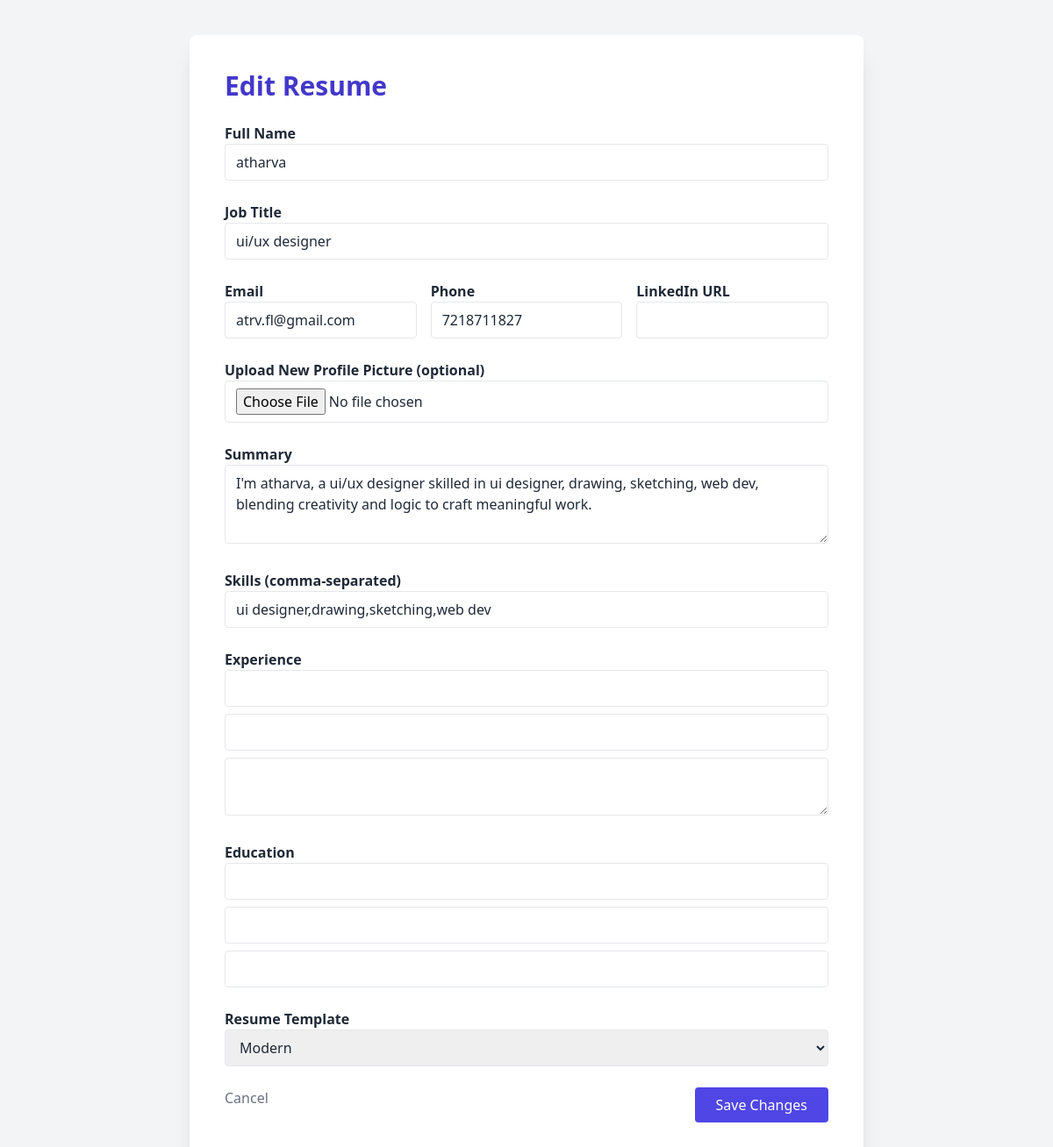
/resume/1/edit (signed in), run on the app's committed database.
### models.py (models this page shows)
class Resume(db.Model):
    id = db.Column(db.Integer, primary_key=True)
    user_id = db.Column(db.Integer, db.ForeignKey("user.id"), nullable=False)
    name = db.Column(db.String(100))
    profession = db.Column(db.String(100))
    email = db.Column(db.String(120))
    phone = db.Column(db.String(20))
    linkedin = db.Column(db.String(150))
    bio = db.Column(db.Text)
    skills = db.Column(db.Text)
    job_title = db.Column(db.String(100))
    company = db.Column(db.String(100))
    job_desc = db.Column(db.Text)
    degree = db.Column(db.String(100))
    institute = db.Column(db.String(150))
    grad_year = db.Column(db.String(10))
    profile_pic_url = db.Column(db.String(300))
    template = db.Column(db.String(50), default="classic")
    timestamp = db.Column(db.DateTime, default=datetime.utcnow)

### app.py (the view, shortened to what this page needs)
@app.route('/resume/<int:resume_id>/edit', methods=['GET', 'POST'])
@login_required
def edit_resume(resume_id):
    original = Resume.query.filter_by(id=resume_id, user_id=current_user.id).first_or_404()
    return render_template('edit_resume.html', resume=original)

### app.py (called while the page is built)
@login_manager.user_loader
def load_user(user_id):
    return User.query.get(int(user_id))

### templates/edit_resume.html (shortened to what this page needs)
<!DOCTYPE html>
<html lang="en">
<head>
  <script src="https://cdn.tailwindcss.com"></script>
</head>
<body class="bg-gray-100 text-gray-800 font-sans py-10">
  <div class="max-w-3xl mx-auto bg-white p-10 rounded-lg shadow-xl">
    <h1 class="text-3xl font-bold mb-6 text-indigo-700">Edit Resume</h1>
    <form method="POST" enctype="multipart/form-data" action="{{ url_for('edit_resume', resume_id=resume.id) }}" class="space-y-6">
      <div>
        <label class="block font-semibold">Full Name</label>
        <input name="name" class="w-full border px-3 py-2 rounded" value="{{ resume.name }}" required>
      </div>
      <div>
        <label class="block font-semibold">Job Title</label>
        <input name="profession" class="w-full border px-3 py-2 rounded" value="{{ resume.profession }}" required>
      </div>
      <div class="grid grid-cols-1 md:grid-cols-3 gap-4">
        <div>
          <label class="block font-semibold">Email</label>
          <input name="email" type="email" class="w-full border px-3 py-2 rounded" value="{{ resume.email }}">
        </div>
        <div>
          <label class="block font-semibold">Phone</label>
          <input name="phone" type="text" class="w-full border px-3 py-2 rounded" value="{{ resume.phone }}">
        </div>
        <div>
          <label class="block font-semibold">LinkedIn URL</label>
          <input name="linkedin" type="url" class="w-full border px-3 py-2 rounded" value="{{ resume.linkedin }}">
        </div>
      </div>
      <div>
        <label class="block font-semibold">Upload New Profile Picture (optional)</label>
        <input type="file" name="profile_pic" accept="image/*" class="w-full border px-3 py-2 rounded bg-white">
      </div>
      <div>
        <label class="block font-semibold">Summary</label>
        <textarea name="bio" class="w-full border px-3 py-2 rounded" rows="3">{{ resume.bio }}</textarea>
      </div>
      <div>
        <label class="block font-semibold">Skills (comma-separated)</label>
        <input name="skills" class="w-full border px-3 py-2 rounded" value="{{ resume.skills }}">
      </div>
      <div>
        <label class="block font-semibold">Experience</label>
        <input name="job_title" class="w-full border px-3 py-2 rounded" value="{{ resume.job_title }}">
        <input name="company" class="w-full border px-3 py-2 rounded mt-2" value="{{ resume.company }}">
        <textarea name="job_desc" class="w-full border px-3 py-2 rounded mt-2" rows="2">{{ resume.job_desc }}</textarea>
      </div>
      <div>
        <label class="block font-semibold">Education</label>
        <input name="degree" class="w-full border px-3 py-2 rounded" value="{{ resume.degree }}">
        <input name="institute" class="w-full border px-3 py-2 rounded mt-2" value="{{ resume.institute }}">
        <input name="grad_year" class="w-full border px-3 py-2 rounded mt-2" value="{{ resume.grad_year }}">
      </div>
      <div>
        <label class="block font-semibold">Resume Template</label>
        <select name="template" class="w-full border px-3 py-2 rounded">
          <option value="modern" {% if resume.template == 'modern' %}selected{% endif %}>Modern</option>
        </select>
      </div>
      <div class="flex justify-between">
        <a href="{{ url_for('my_resumes') }}" class="text-gray-500 hover:underline">Cancel</a>
        <button type="submit" class="bg-indigo-600 text-white px-6 py-2 rounded hover:bg-indigo-700">Save Changes</button>
      </div>
    </form>
  </div>
</body>
</html>

### data on the page
Resume: name "atharva", profession "ui/ux designer", email "atrv.fl@gmail.com", phone "7218711827", bio "I'm atharva, a ui/ux designer skilled in ui designer, drawing, sketching, web dev, blending creativity and logic to craft meaningful work.", skills "ui designer,drawing,sketching,web dev", template "Modern"
